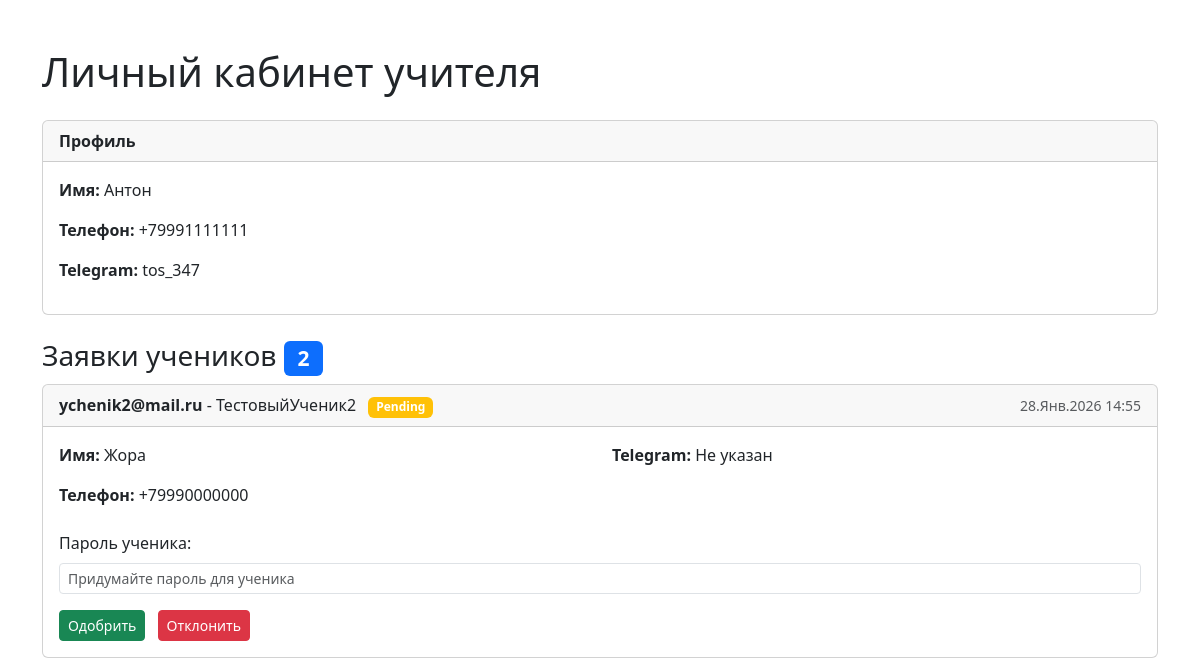
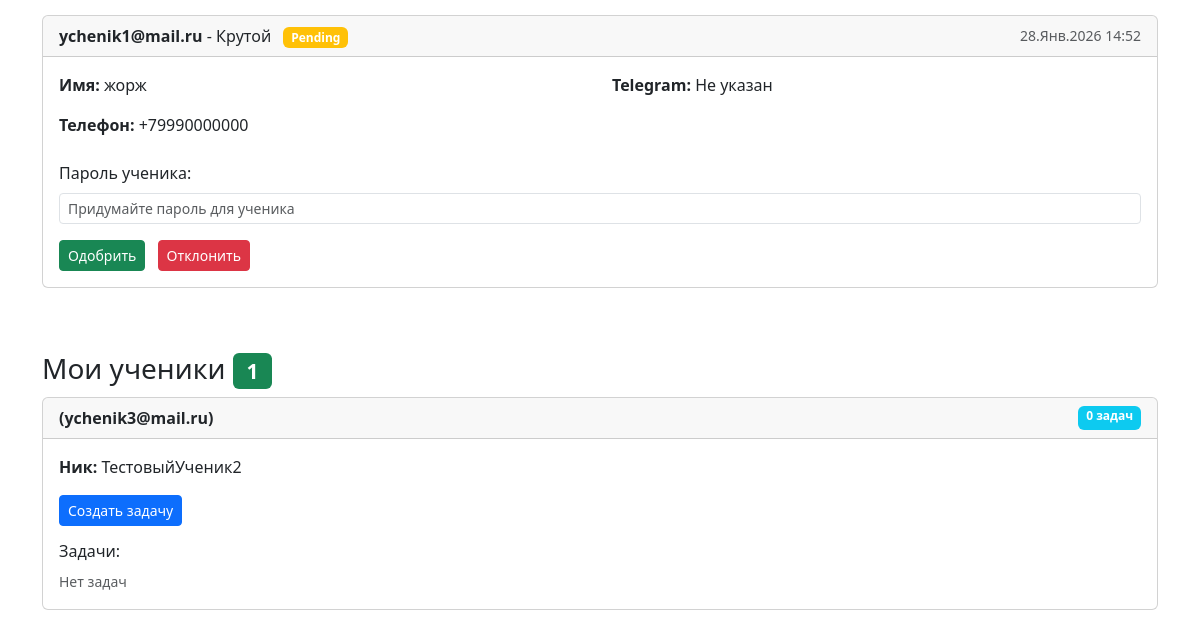
The app's page /teacher/dashboard/ (signed in), older data (2 pictures, top to bottom).
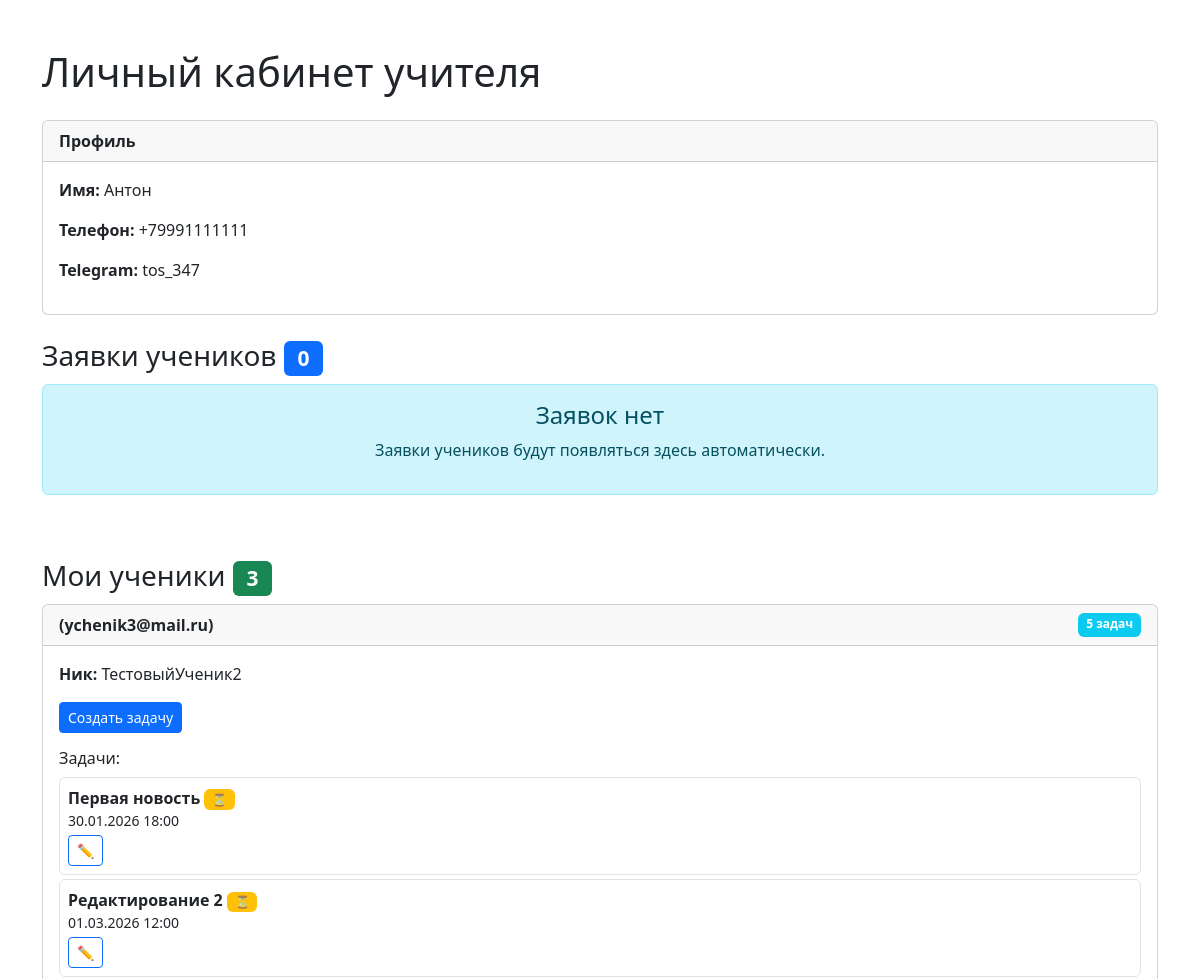
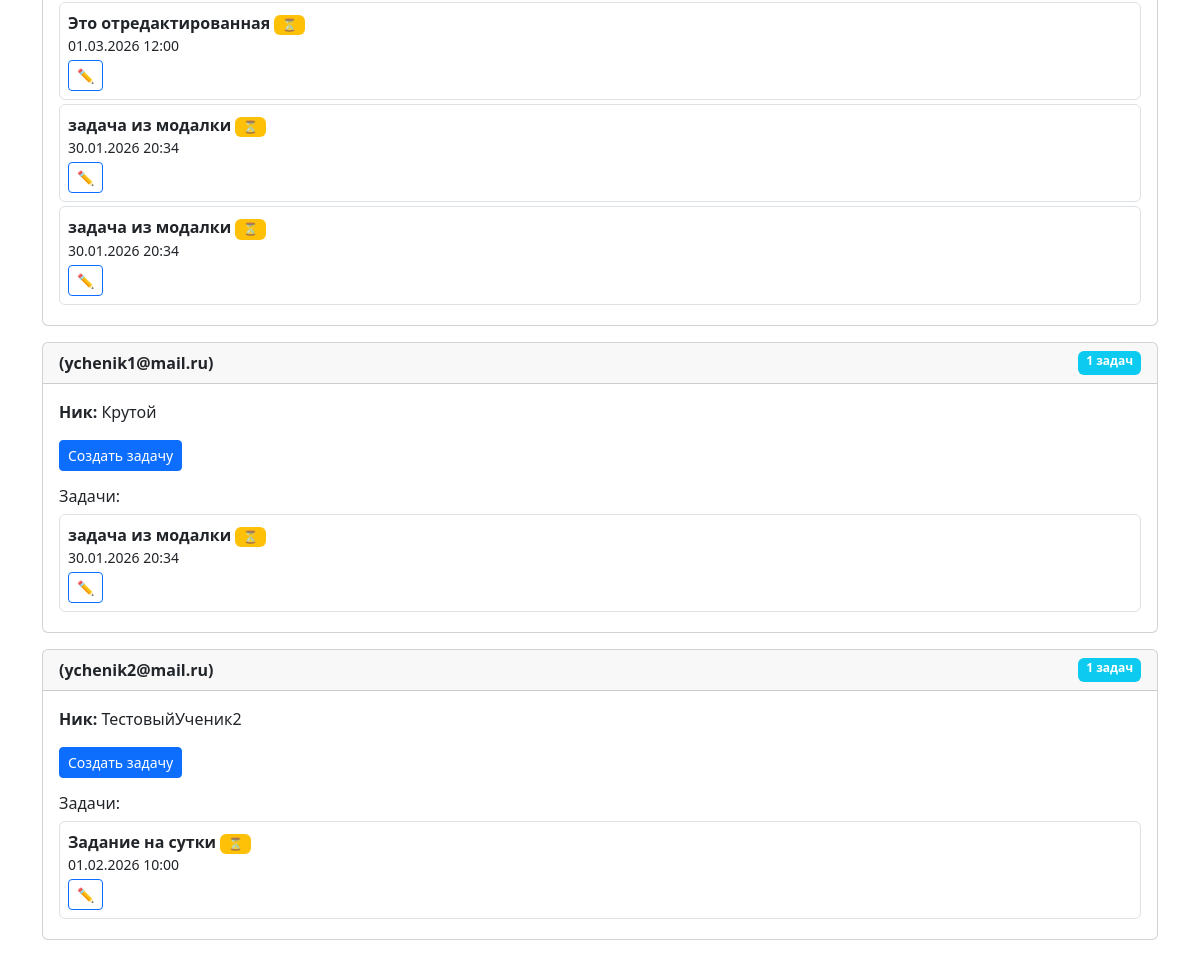
The same page, newer data (2 pictures, top to bottom).
### Mentor/models.py (models this page shows, shortened)
class StudentApplication(models.Model):
    teacher = models.ForeignKey(User, on_delete=models.CASCADE, related_name='student_applications')
    email = models.EmailField()
    first_name = models.CharField(max_length=30)
    phone = models.CharField(max_length=20)
    telegram = models.CharField(max_length=50, blank=True)
    nickname = models.CharField(max_length=50)
    created_at = models.DateTimeField(auto_now_add=True)
    status = models.CharField(max_length=20, default='pending')  # pending-новая (по умолчанию), approved учитель зарегистрировал ученика., rejected — учитель отклонил.
    teacher_set_password = models.CharField(max_length=128, blank=True, null=True, help_text="Пароль, установленный учителем")

class StudentProfile(models.Model):
    user = models.OneToOneField(User, on_delete=models.CASCADE,
        limit_choices_to={'user_type': 'student'}, related_name='student_profile')
    nickname = models.CharField('Погоняло', max_length=50)
    teacher = models.ForeignKey(User, on_delete=models.PROTECT,  # нельзя удалить учителя с учениками
        limit_choices_to={'user_type': 'teacher'}, related_name='students')
    class Meta:
        verbose_name = 'Профиль ученика'
        verbose_name_plural = 'Профили учеников'
        unique_together = ['user', 'teacher']  # один учитель на ученика

class User(AbstractUser):
    username = None
    user_type = models.CharField(max_length=10, choices=USER_TYPE_CHOICES, default='student')
    first_name = models.CharField('Имя*', max_length=50)
    phone = models.CharField('Телефон', max_length=20, blank=True)
    email = models.EmailField('Email адрес*', unique=True)
    telegram = models.SlugField('Telegram ID', unique=False, blank=True, null=True)
    objects = UserManager()
    USERNAME_FIELD = 'email' # но основной логин = email (не до конца понимаю нах. эта строка - разобраться если не забуду)
    REQUIRED_FIELDS = [] # - это строка добавляет поля в суперюзера, если все заработает снести эту строку

class Task(models.Model):
    PRIORITY_CHOICES = [('low', 'Низкий'), ('medium', 'Средний'), ('high', 'Высокий')]
    title = models.CharField('Название задачи', max_length=200)
    description = models.TextField(blank=True)
    student = models.ForeignKey(User, on_delete=models.CASCADE,
                                limit_choices_to={'user_type': 'student'},
                                related_name='tasks')
    teacher = models.ForeignKey(User, on_delete=models.CASCADE,
                                limit_choices_to={'user_type': 'teacher'})
    due_date = models.DateTimeField('Срок')
    priority = models.CharField(max_length=10, choices=PRIORITY_CHOICES, default='medium')
    is_completed = models.BooleanField(default=False)
    created_at = models.DateTimeField(auto_now_add=True)

### Mentor/views.py (the view)
# urls.py: path('teacher/dashboard/', views.teacher_dashboard, name='teacher_dashboard'),
@login_required
def teacher_dashboard(request):
    if request.user.user_type != 'teacher':  # Проверка роли
        return redirect('index')
    applications = StudentApplication.objects.filter(
        teacher=request.user,
        status='pending' #показывает заявки только с этим статусом
    ).order_by('-created_at')
    students = StudentProfile.objects.filter(
        teacher=request.user)
    return render(request, 'core/teacher_dashboard.html', {
        'applications': applications,
        'students': students
    })

### Mentor/templates/core/teacher_dashboard.html (shortened to what the changed rows need)
{% extends 'core/base.html' %}
{% block content %}
<div class="container mt-5">
    <div class="row">
        <div class="col-12">
            <h1 class="mb-4">Личный кабинет учителя</h1>
        </div>
    </div>
    <div class="row mt-4">
        <div class="col-12">
            <h3>Заявки учеников <span class="badge bg-primary">{{ applications.count }}</span></h3>
            {% for app in applications %}
            <div class="card mb-3">
                <div class="card-header d-flex justify-content-between align-items-center">
                    <div>
                        <strong>{{ app.email }}</strong> - {{ app.nickname }}
                        <span class="badge bg-warning ms-2">{{ app.status.title }}</span>
                    </div>
                    <small class="text-muted">{{ app.created_at|date:"d.M.Y H:i" }}</small>
                </div>
                <div class="card-body">
                    <div class="row">
                        <div class="col-md-6">
                            <p><strong>Имя:</strong> {{ app.first_name }}</p>
                            <p><strong>Телефон:</strong> {{ app.phone }}</p>
                        </div>
                        <div class="col-md-6">
                            <p><strong>Telegram:</strong> {{ app.telegram|default:"Не указан" }}</p>
                        </div>
                    </div>
                    <div class="mt-2">
                        <label for="password{{ app.id }}" class="form-label">
                            Пароль ученика:</label>
                        <input type="password" class="form-control form-control-sm"
                               id="password{{ app.id }}" placeholder="Придумайте пароль для ученика">
                    </div>
                    <div class="mt-3">
                        <button class="btn btn-success btn-sm me-2" onclick="approveWithPassword({{ app.id }}, 'approve')">
                             Одобрить
                    </button>
                        <button class="btn btn-danger btn-sm" onclick="toggleAppStatus({{ app.id }}, 'reject')">
                             Отклонить
                        </button>
                    </div>
                </div>
            </div>
            {% empty %}
            <div class="alert alert-info text-center">
                <h4>Заявок нет</h4>
                <p>Заявки учеников будут появляться здесь автоматически.</p>
            </div>
            {% endfor %}
        </div>
    </div>
    <div class="row mt-5">
      <div class="col-12">
        <h3>Мои ученики <span class="badge bg-success">{{ students.count }}</span></h3>
        {% for student_profile in students %}
        <div class="card mb-3">
          <div class="card-header d-flex justify-content-between">
            <strong>{{ student_profile.user.firstname }} ({{ student_profile.user.email }})</strong>
            <span class="badge bg-info">{{ student_profile.user.tasks.count }} задач</span>
          </div>
          <div class="card-body">
            <p><strong>Ник: </strong>{{ student_profile.nickname }}</p>
            <button class="btn btn-primary btn-sm" onclick="openCreateTaskModal({{ student_profile.user.id }})">
              Создать задачу
            </button>
            <div class="mt-3">
              <h6>Задачи:</h6>
              {% for task in student_profile.user.tasks.all %}
                <div class="task-item mb-1 p-2 border rounded" data-task-id="{{ task.id }}">
                  <strong>{{ task.title }}</strong>
                  <span class="badge {{ task.is_completed|yesno:'bg-success,bg-warning' }}">{{ task.is_completed|yesno:'✓,⏳' }}</span>
                  <small class="d-block">{{ task.due_date|date:"d.m.Y H:i" }}</small>
                  <button class="btn btn-sm btn-outline-primary mt-1" onclick="openEditTaskModal({{ task.id }})">✏️</button>
                </div>
              {% empty %}
              <small class="text-muted">Нет задач</small>
              {% endfor %}
            </div>
          </div>
        </div>
        {% empty %}
        <div class="alert alert-info">Нет учеников. Одобрите заявки выше.</div>
        {% endfor %}
      </div>
    </div>
</div>
{% endblock %}

Row changes from the older to the newer data that the page shows:
no longer on this page (row edited): StudentApplication: email "ychenik2@mail.ru", nickname "ТестовыйУченик2", status "Pending", created_at "28.Янв.2026 14:55", first_name "Жора", phone "+79990000000", telegram "Не указан"
no longer on this page (row edited): StudentApplication: email "ychenik1@mail.ru", nickname "Крутой", status "Pending", created_at "28.Янв.2026 14:52", first_name "жорж", phone "+79990000000", telegram "Не указан"
shown differently, row unchanged: StudentProfile "ychenik3@mail.ru": user.tasks.count "0" → "5"; no longer shows "Нет задач"
added Task: title "Первая новость", is_completed "⏳", due_date "30.01.2026 18:00", shown under StudentProfile "ychenik3@mail.ru"
added Task: title "Редактирование 2", is_completed "⏳", due_date "01.03.2026 12:00", shown under StudentProfile "ychenik3@mail.ru"
added Task: title "Это отредактированная", is_completed "⏳", due_date "01.03.2026 12:00", shown under StudentProfile "ychenik3@mail.ru"
added Task: title "задача из модалки", is_completed "⏳", due_date "30.01.2026 20:34", shown under StudentProfile "ychenik3@mail.ru"
added Task: title "задача из модалки", is_completed "⏳", due_date "30.01.2026 20:34", shown under StudentProfile "ychenik3@mail.ru"
added StudentProfile: user.email "ychenik1@mail.ru", user.tasks.count "1", nickname "Крутой"
added Task: title "задача из модалки", is_completed "⏳", due_date "30.01.2026 20:34", shown under "ychenik1@mail.ru"
added StudentProfile: user.email "ychenik2@mail.ru", user.tasks.count "1", nickname "ТестовыйУченик2"
added Task: title "Задание на сутки", is_completed "⏳", due_date "01.02.2026 10:00", shown under "ychenik2@mail.ru"
Text that changed along with them:
{{ applications.count }}: "2" → "0"
{{ students.count }}: "1" → "3"
text now shown: "Заявок нет Заявки учеников будут появляться здесь автоматически."
